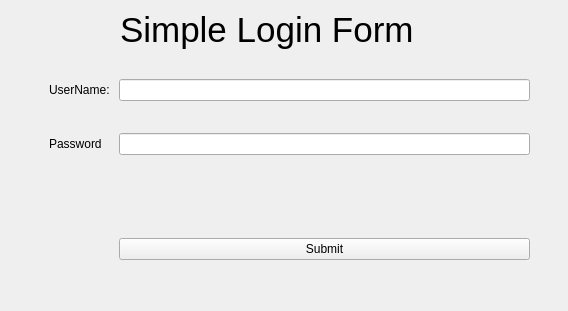
<?xml version="1.0" encoding="UTF-8"?>
<ui version="4.0">
 <class>Form</class>
 <widget class="QWidget" name="Form">
  <property name="geometry">
   <rect>
    <x>0</x>
    <y>0</y>
    <width>568</width>
    <height>311</height>
   </rect>
  </property>
  <property name="windowTitle">
   <string>Form</string>
  </property>
  <widget class="QLabel" name="label">
   <property name="geometry">
    <rect>
     <x>120</x>
     <y>10</y>
     <width>294</width>
     <height>40</height>
    </rect>
   </property>
   <property name="font">
    <font>
     <pointsize>26</pointsize>
    </font>
   </property>
   <property name="text">
    <string>Simple Login Form</string>
   </property>
  </widget>
  <widget class="QWidget" name="formLayoutWidget">
   <property name="geometry">
    <rect>
     <x>49</x>
     <y>79</y>
     <width>481</width>
     <height>181</height>
    </rect>
   </property>
   <layout class="QFormLayout" name="formLayout">
    <item row="0" column="0">
     <widget class="QLabel" name="label_2">
      <property name="text">
       <string>UserName: </string>
      </property>
     </widget>
    </item>
    <item row="0" column="1">
     <widget class="QLineEdit" name="lineEdit"/>
    </item>
    <item row="2" column="0">
     <widget class="QLabel" name="label_3">
      <property name="text">
       <string>Password</string>
      </property>
     </widget>
    </item>
    <item row="2" column="1">
     <widget class="QLineEdit" name="lineEdit_2"/>
    </item>
    <item row="4" column="1">
     <widget class="QPushButton" name="pushButton">
      <property name="text">
       <string>Submit</string>
      </property>
     </widget>
    </item>
    <item row="1" column="1">
     <spacer name="verticalSpacer">
      <property name="orientation">
       <enum>Qt::Vertical</enum>
      </property>
      <property name="sizeType">
       <enum>QSizePolicy::Fixed</enum>
      </property>
      <property name="sizeHint" stdset="0">
       <size>
        <width>20</width>
        <height>20</height>
       </size>
      </property>
     </spacer>
    </item>
    <item row="3" column="1">
     <spacer name="verticalSpacer_2">
      <property name="orientation">
       <enum>Qt::Vertical</enum>
      </property>
      <property name="sizeHint" stdset="0">
       <size>
        <width>20</width>
        <height>40</height>
       </size>
      </property>
     </spacer>
    </item>
   </layout>
  </widget>
 </widget>
 <resources/>
 <connections/>
</ui>
